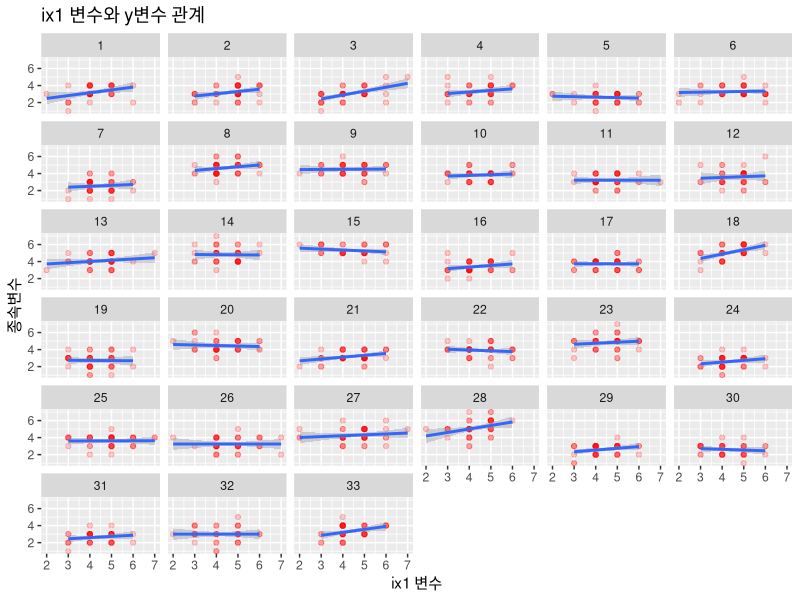
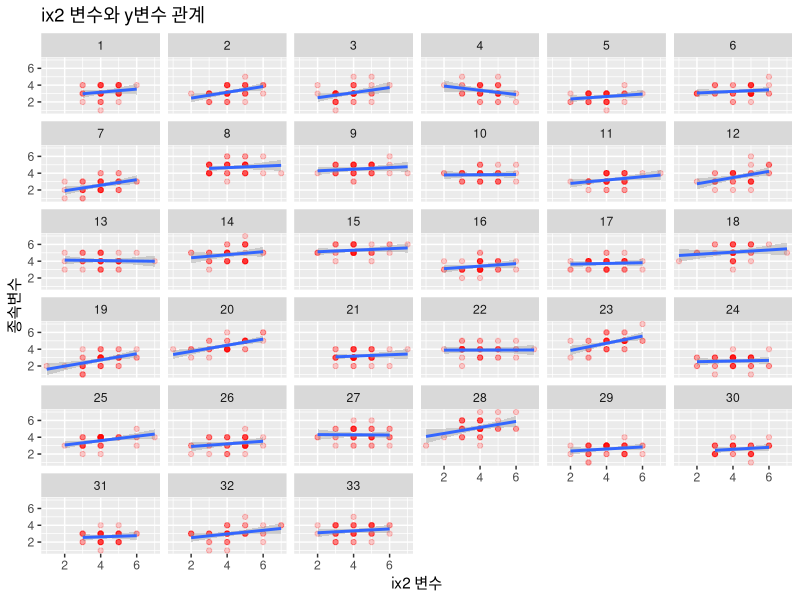
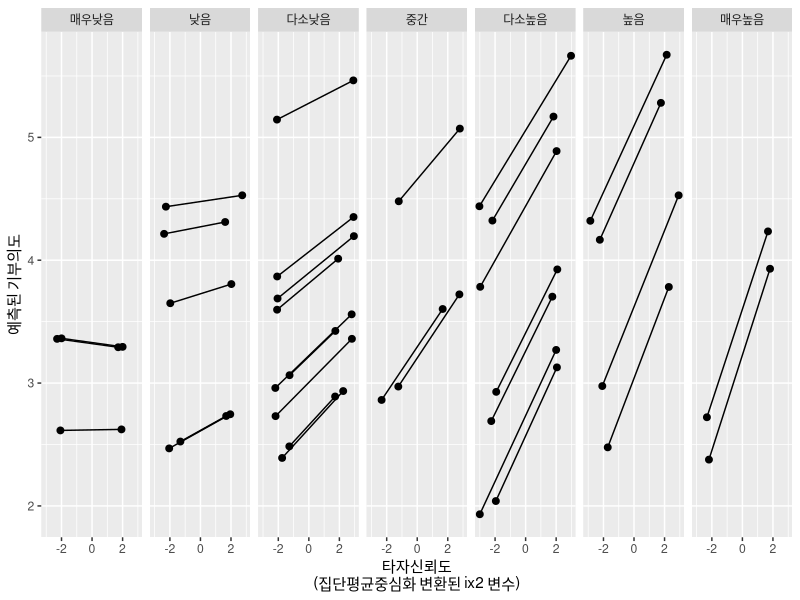
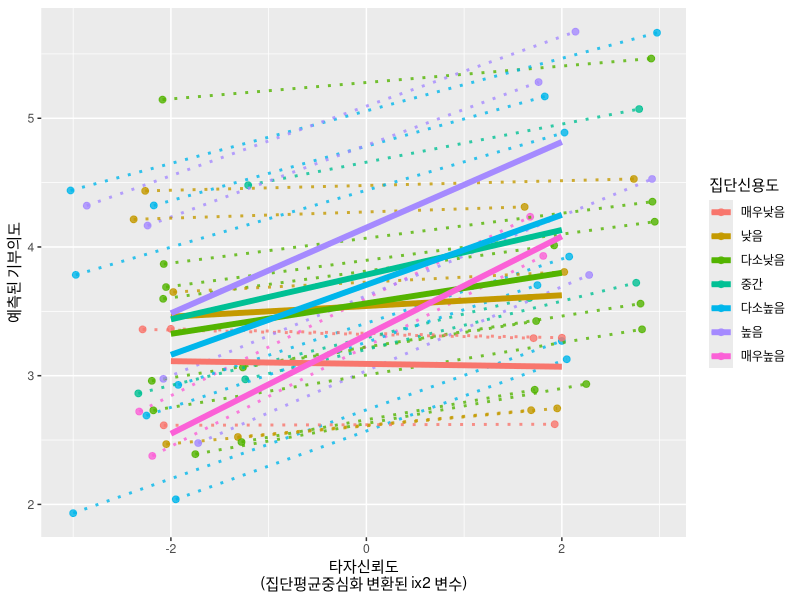

Write R code to recreate these figures, in order.
#######################################################
#R를 이용한 다층모형 분석##############################
#######################################################

#######################################################
#제3부 다층모형 구성 및 추정###########################
#01장 2층모형##########################################
#02절 군집형 데이터의 경우 ############################
#######################################################
#다층모형 추정 및 사전처리를 위한 라이브러리 구동
library('lme4')
library('lmerTest')
library('tidyverse')
#2수준 군집형 데이터 불러오기 
setwd("D:/data")
clus2 <- read.csv("my2level_cluster.csv",header=TRUE)
head(clus2)

#상위수준(집단): 평균중심화 변환 
#상위수준 데이터로 집산 
clus22 <- group_by(clus2,gid) %>% summarise(gx1=mean(gx1))
clus22
#평균중심화 변환 실시 
clus22 <- mutate(clus22,am.gx1=gx1-mean(gx1))
clus22

#상위수준 독립변수의 평균중심화 변환결과를 통합데이터로 합침
clus2 <- inner_join(select(clus2,-gx1),clus22,by='gid')
#하위수준(개인) 독립변수는 집단평균중심화 변환을 실시
clus2 <- group_by(clus2,gid) %>% 
  mutate(gm.ix1=ix1-mean(ix1),gm.ix2=ix2-mean(ix2))
clus2

#표를 이용하는 방법
#집단별 ix1,ix2 변수와 y변수의 관계를 살펴보자. 
myresult <- data.frame(matrix(NA,nrow=33,ncol=4))
for (i in 1:33){
  temp.subset <- subset(clus2,gid==i)
  temp <- lm(y~ix1+ix2,temp.subset)
  myresult[i,1] <- i
  myresult[i,2:4] <- round(temp$coefficient,3)
}
colnames(myresult) <- c('gid','intercept','coef.ix1','coef.ix2')
head(myresult)
mean(myresult$intercept);sd(myresult$intercept)
mean(myresult$coef.ix1);sd(myresult$coef.ix1)
mean(myresult$coef.ix2);sd(myresult$coef.ix2)

#그림으로 그려보면 이해가 쉽다. 
ggplot(data=clus2,aes(y=y,x=ix1))+
  geom_point(size=1.5,alpha=0.2,colour='red')+
  geom_smooth(method='lm')+
  facet_wrap(~gid)+
  labs(x='ix1 변수',y='종속변수')+
  ggtitle(label='ix1 변수와 y변수 관계')

ggplot(data=clus2,aes(y=y,x=ix2))+
  geom_point(size=1.5,alpha=0.2,colour='red')+
  geom_smooth(method='lm')+
  facet_wrap(~gid)+
  labs(x='ix2 변수',y='종속변수')+
  ggtitle(label='ix2 변수와 y변수 관계')

#집단크기 구하기/독립변수의 평균값 구하기
clus2 <- group_by(clus2,gid) %>% 
  mutate(gsize=length(y),gmix1=mean(ix1),gmix2=mean(ix2))
round(clus2,3)

#위에서 얻은 변수는 모두 전체평균 중심화변환이 필요함 
#상위수준(집단): 평균중심화 변환 
#상위수준 데이터로 집산 
clus22a <- group_by(clus2,gid) %>% 
  summarise(gsize=mean(gsize),gmix1=mean(gmix1),gmix2=mean(gmix2))
clus22a
#평균중심화 변환 실시 
clus22a <- mutate(clus22a,
                  am.gsize=gsize-mean(gsize),
                  am.gmix1=gmix1-mean(gmix1),
                  am.gmix2=gmix2-mean(gmix2))
clus2 <- inner_join(clus2,select(clus22a,-gsize,-gmix1,-gmix2),by='gid')

#개인수준에서 측정된 변수들의 기술통계
mydescriptive <- function(myvariable){
  mysize <- length(myvariable)
  mymean <- round(mean(myvariable),3)
  mysd <- round(sd(myvariable),3)
  mymin <- round(min(myvariable),3)
  mymax <- round(max(myvariable),3)
  mydes <- matrix(c(mysize,mymean,mysd,mymin,mymax),ncol=5)
  colnames(mydes) <- c('n','mean','sd','min','max')
  mydes
}
mydescriptive(clus2$y)
mydescriptive(clus2$ix1)
mydescriptive(clus2$ix2)

#집단수준에서 측정된 변수들의 기술통계
#집산 후 집단크기의 기술통계치 계산 
clus22 <- group_by(clus2,gid) %>% 
  summarise(gsize=mean(gsize),
            mn.ix1=mean(ix1),mn.ix2=mean(ix2),mean(gx1))
mydescriptive(clus22$gsize)
mydescriptive(clus22$mn.ix1)
mydescriptive(clus22$mn.ix2)

#모형0: 기본모형-랜덤효과는 절편에서만
clus2.model0 <- lmer(y~1+(1|gid),clus2)
summary(clus2.model0)
#오차항과 랜덤효과 추출,ICC 계산 
var.cov <- data.frame(VarCorr(clus2.model0))
var.cov
var.cov$vcov[1]/sum(var.cov$vcov)
#정보기준지수들
AIC(clus2.model0);BIC(clus2.model0)

#모형1A: 랜덤효과는 절편과 gm.ix1의 기울기에서 발생
clus2.model1a <- lmer(y~gm.ix1+gm.ix2+(gm.ix1|gid),clus2)
summary(clus2.model1a)
#오차항과 랜덤효과 추출
var.cov <- data.frame(VarCorr(clus2.model1a))
var.cov
round(var.cov$vcov,5)
#정보기준지수들
AIC(clus2.model1a);BIC(clus2.model1a)

#모형1B: 랜덤효과는 절편과 gm.ix2의 기울기에서 발생
clus2.model1b <- lmer(y~gm.ix1+gm.ix2+(gm.ix2|gid),clus2)
summary(clus2.model1b)
#오차항과 랜덤효과 추출 
var.cov <- data.frame(VarCorr(clus2.model1b))
var.cov
round(var.cov$vcov,5)
#정보기준지수들
AIC(clus2.model1b);BIC(clus2.model1b)

#모형1C: 랜덤효과는 절편과 gm.ix1, gm.ix2의 기울기에서 모두 발생
clus2.model1c <- lmer(y~gm.ix1+gm.ix2+(gm.ix1+gm.ix2|gid),clus2)
summary(clus2.model1c)
#오차항과 랜덤효과 추출 
var.cov <- data.frame(VarCorr(clus2.model1c))
var.cov
round(var.cov$vcov,5)
#정보기준지수들
AIC(clus2.model1c);BIC(clus2.model1c)

#모형1D: 랜덤효과 행렬 중 분산만 추정
clus2.model1d <- lmer(y~gm.ix1+gm.ix2+(gm.ix1+gm.ix2||gid),clus2)
summary(clus2.model1d)
#정보기준지수들
AIC(clus2.model1d);BIC(clus2.model1d)

#모형2A: am.gx1 변수만 투입
clus2.model2a <- lmer(y~am.gx1*(gm.ix1+gm.ix2)+
                       (gm.ix2|gid),clus2)
print(summary(clus2.model2a),correlation=FALSE)
#랜덤효과 & 오차항분산
var.cov <- data.frame(VarCorr(clus2.model2a))
round(var.cov$vcov,5)
#모형적합도: 정보기준지수
AIC(clus2.model2a);BIC(clus2.model2a)

#모형2B: am.gx1, am.gsize 변수들 투입
clus2.model2b <- lmer(y~(am.gx1+am.gsize)*(gm.ix1+gm.ix2)+
                       (gm.ix2|gid),clus2)
print(summary(clus2.model2b),correlation=FALSE)
#랜덤효과 & 오차항분산
var.cov <- data.frame(VarCorr(clus2.model2b))
round(var.cov$vcov,5)
#모형적합도: 정보기준지수
AIC(clus2.model2b);BIC(clus2.model2b)

#모형2C: am.gx1, am.gsize, am.gmix1 변수들 투입
clus2.model2c <- lmer(y~(am.gx1+am.gsize+am.gmix1)*(gm.ix1+gm.ix2)+
                       (gm.ix2|gid),clus2)
print(summary(clus2.model2c),correlation=FALSE)
#랜덤효과 & 오차항분산
var.cov <- data.frame(VarCorr(clus2.model2c))
round(var.cov$vcov,5)
#모형적합도: 정보기준지수
AIC(clus2.model2c);BIC(clus2.model2c)

#모형2D: am.gx1, am.gsize, am.gmix1, am.gmix2 변수들 투입
clus2.model2d <- lmer(y~(am.gx1+am.gsize+am.gmix1+am.gmix2)*(gm.ix1+gm.ix2)+
                       (gm.ix2|gid),clus2)
print(summary(clus2.model2d),correlation=FALSE)
#랜덤효과 & 오차항분산
var.cov <- data.frame(VarCorr(clus2.model2d))
round(var.cov$vcov,5)
#모형적합도: 정보기준지수
AIC(clus2.model2d);BIC(clus2.model2d)

#수준별 PRE
var.cov.model1b <- data.frame(VarCorr(clus2.model1b))
var.cov.model2a <- data.frame(VarCorr(clus2.model2a))
(var.cov.model1b$vcov[1]-var.cov.model2a$vcov[1])/var.cov.model1b$vcov[1]
(var.cov.model1b$vcov[2]-var.cov.model2a$vcov[2])/var.cov.model1b$vcov[2]
(var.cov.model1b$vcov[4]-var.cov.model2a$vcov[4])/var.cov.model1b$vcov[4]


#gm.ix1의 랜덤기울기 효과도 고려한 후 am.gsize*gm.ix1 상호작용을 살펴보자.
clus2.model5a <- lmer(y~(am.gx1+am.gsize)*(gm.ix1+gm.ix2)+
                        (gm.ix1+gm.ix2|gid),clus2)
print(summary(clus2.model5a),correlation=FALSE)

##다층모형 추정결과 그래프로 나타내기 
fig.data <- group_by(clus2,gid) %>% 
  summarise(x.min=min(gm.ix2),x.max=max(gm.ix2),
            am.gx1=mean(am.gx1),gx1=mean(gx1))
fig.data <- gather(fig.data,"value",gm.ix2,-gid,-am.gx1,-gx1)
fig.data$range <- ifelse(fig.data$value=='x.min',0,1)
table(fig.data$gx1)
#gm.ix1 변수 통제 
fig.data$gm.ix1 <- 0 
#그래프 가독성을 위해 텍스트형 변수생성 
mylabel <- c('매우낮음','낮음','다소낮음','중간','다소높음','높음','매우높음')
fig.data$gx1.label <- factor(mylabel[fig.data$gx1],levels=mylabel)

#모형2A를 이용해 그래프에 제시될 예측값 추정
fig.data$predy <- predict(clus2.model2a,fig.data)

#각 집단별로 패시팅을 적용한 후 상호작용 효과를 그래프로 그림 
ggplot(fig.data,aes(y=predy,x=gm.ix2))+
  geom_point(size=2)+
  geom_line(aes(y=predy,group=gid))+
  labs(x='타자신뢰도\n(집단평균중심화 변환된 ix2 변수)',
       y='예측된 기부의도')+
  facet_grid(~gx1.label)

#전체집단의 예측값 평균을 구함
temp <- fig.data
temp$gm.ix2 <- ifelse(temp$range==0,-2,2)
fig.data.pop <- group_by(temp,gm.ix2,am.gx1) %>%
  select(-value,-gx1.label) %>%
  summarise_all(mean)
fig.data.pop$gx1.label <- factor(mylabel[fig.data.pop$gx1],
                                 levels=mylabel)

#랜덤효과와 표본전체의 패턴을 같이 제시
ggplot(data=fig.data,aes(x=gm.ix2,y=predy,colour=gx1.label)) +
  geom_point(aes(group=gid),size=2,alpha=0.8) +
  geom_line(aes(y=predy,group=gid),
            alpha=0.8,linetype=3,size=1) +
  geom_line(data=fig.data.pop,aes(y=predy),linetype=1,size=2) +
  labs(x='타자신뢰도\n(집단평균중심화 변환된 ix2 변수)',
       y='예측된 기부의도',col='집단신용도')
